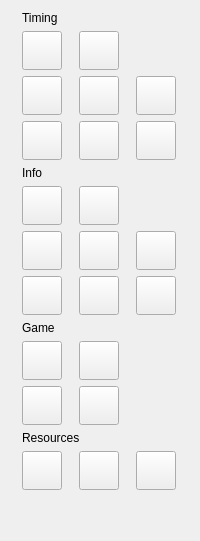
     <widget class="QWidget" name="tabWidgetMain2">
      <attribute name="title">
       <string>Main2</string>
      </attribute>
      <layout class="QGridLayout" name="gridLayoutMain2">
       <item row="6" column="1">
        <widget class="QToolButton" name="toolButton_41">
         <property name="icon">
          <iconset resource="../resources_editor.qrc">
           <normaloff>:/qtgameengine/icons/action.png</normaloff>:/qtgameengine/icons/action.png</iconset>
         </property>
         <property name="iconSize">
          <size>
           <width>32</width>
           <height>32</height>
          </size>
         </property>
        </widget>
       </item>
       <item row="4" column="0" colspan="3">
        <widget class="QLabel" name="labelInfo">
         <property name="text">
          <string>Info</string>
         </property>
        </widget>
       </item>
       <item row="11" column="0" colspan="3">
        <widget class="QLabel" name="labelResources">
         <property name="text">
          <string>Resources</string>
         </property>
        </widget>
       </item>
       <item row="12" column="0">
        <widget class="QToolButton" name="toolButton_50">
         <property name="icon">
          <iconset resource="../resources_editor.qrc">
           <normaloff>:/qtgameengine/icons/action.png</normaloff>:/qtgameengine/icons/action.png</iconset>
         </property>
         <property name="iconSize">
          <size>
           <width>32</width>
           <height>32</height>
          </size>
         </property>
        </widget>
       </item>
       <item row="2" column="1">
        <widget class="QToolButton" name="toolButton_4">
         <property name="icon">
          <iconset resource="../resources_editor.qrc">
           <normaloff>:/qtgameengine/icons/action.png</normaloff>:/qtgameengine/icons/action.png</iconset>
         </property>
         <property name="iconSize">
          <size>
           <width>32</width>
           <height>32</height>
          </size>
         </property>
        </widget>
       </item>
       <item row="0" column="0" colspan="3">
        <widget class="QLabel" name="labelTiming">
         <property name="text">
          <string>Timing</string>
         </property>
        </widget>
       </item>
       <item row="6" column="2">
        <widget class="QToolButton" name="toolButton_42">
         <property name="icon">
          <iconset resource="../resources_editor.qrc">
           <normaloff>:/qtgameengine/icons/action.png</normaloff>:/qtgameengine/icons/action.png</iconset>
         </property>
         <property name="iconSize">
          <size>
           <width>32</width>
           <height>32</height>
          </size>
         </property>
        </widget>
       </item>
       <item row="9" column="0">
        <widget class="QToolButton" name="toolButton_46">
         <property name="icon">
          <iconset resource="../resources_editor.qrc">
           <normaloff>:/qtgameengine/icons/action.png</normaloff>:/qtgameengine/icons/action.png</iconset>
         </property>
         <property name="iconSize">
          <size>
           <width>32</width>
           <height>32</height>
          </size>
         </property>
        </widget>
       </item>
       <item row="3" column="0">
        <widget class="QToolButton" name="toolButton_6">
         <property name="icon">
          <iconset resource="../resources_editor.qrc">
           <normaloff>:/qtgameengine/icons/action.png</normaloff>:/qtgameengine/icons/action.png</iconset>
         </property>
         <property name="iconSize">
          <size>
           <width>32</width>
           <height>32</height>
          </size>
         </property>
        </widget>
       </item>
       <item row="6" column="0">
        <widget class="QToolButton" name="toolButton_11">
         <property name="icon">
          <iconset resource="../resources_editor.qrc">
           <normaloff>:/qtgameengine/icons/action.png</normaloff>:/qtgameengine/icons/action.png</iconset>
         </property>
         <property name="iconSize">
          <size>
           <width>32</width>
           <height>32</height>
          </size>
         </property>
        </widget>
       </item>
       <item row="9" column="1">
        <widget class="QToolButton" name="toolButton_47">
         <property name="icon">
          <iconset resource="../resources_editor.qrc">
           <normaloff>:/qtgameengine/icons/action.png</normaloff>:/qtgameengine/icons/action.png</iconset>
         </property>
         <property name="iconSize">
          <size>
           <width>32</width>
           <height>32</height>
          </size>
         </property>
        </widget>
       </item>
       <item row="2" column="2">
        <widget class="QToolButton" name="toolButton_5">
         <property name="icon">
          <iconset resource="../resources_editor.qrc">
           <normaloff>:/qtgameengine/icons/action.png</normaloff>:/qtgameengine/icons/action.png</iconset>
         </property>
         <property name="iconSize">
          <size>
           <width>32</width>
           <height>32</height>
          </size>
         </property>
        </widget>
       </item>
       <item row="3" column="2">
        <widget class="QToolButton" name="toolButton_8">
         <property name="icon">
          <iconset resource="../resources_editor.qrc">
           <normaloff>:/qtgameengine/icons/action.png</normaloff>:/qtgameengine/icons/action.png</iconset>
         </property>
         <property name="iconSize">
          <size>
           <width>32</width>
           <height>32</height>
          </size>
         </property>
        </widget>
       </item>
       <item row="5" column="0">
        <widget class="QToolButton" name="toolButton_9">
         <property name="icon">
          <iconset resource="../resources_editor.qrc">
           <normaloff>:/qtgameengine/icons/action.png</normaloff>:/qtgameengine/icons/action.png</iconset>
         </property>
         <property name="iconSize">
          <size>
           <width>32</width>
           <height>32</height>
          </size>
         </property>
        </widget>
       </item>
       <item row="1" column="1">
        <widget class="QToolButton" name="toolButton_2">
         <property name="icon">
          <iconset resource="../resources_editor.qrc">
           <normaloff>:/qtgameengine/icons/action.png</normaloff>:/qtgameengine/icons/action.png</iconset>
         </property>
         <property name="iconSize">
          <size>
           <width>32</width>
           <height>32</height>
          </size>
         </property>
        </widget>
       </item>
       <item row="7" column="0">
        <widget class="QToolButton" name="toolButton_43">
         <property name="icon">
          <iconset resource="../resources_editor.qrc">
           <normaloff>:/qtgameengine/icons/action.png</normaloff>:/qtgameengine/icons/action.png</iconset>
         </property>
         <property name="iconSize">
          <size>
           <width>32</width>
           <height>32</height>
          </size>
         </property>
        </widget>
       </item>
       <item row="7" column="2">
        <widget class="QToolButton" name="toolButton_45">
         <property name="icon">
          <iconset resource="../resources_editor.qrc">
           <normaloff>:/qtgameengine/icons/action.png</normaloff>:/qtgameengine/icons/action.png</iconset>
         </property>
         <property name="iconSize">
          <size>
           <width>32</width>
           <height>32</height>
          </size>
         </property>
        </widget>
       </item>
       <item row="8" column="0" colspan="3">
        <widget class="QLabel" name="labelGame">
         <property name="text">
          <string>Game</string>
         </property>
        </widget>
       </item>
       <item row="12" column="2">
        <widget class="QToolButton" name="toolButton_52">
         <property name="icon">
          <iconset resource="../resources_editor.qrc">
           <normaloff>:/qtgameengine/icons/action.png</normaloff>:/qtgameengine/icons/action.png</iconset>
         </property>
         <property name="iconSize">
          <size>
           <width>32</width>
           <height>32</height>
          </size>
         </property>
        </widget>
       </item>
       <item row="2" column="0">
        <widget class="QToolButton" name="toolButton_3">
         <property name="icon">
          <iconset resource="../resources_editor.qrc">
           <normaloff>:/qtgameengine/icons/action.png</normaloff>:/qtgameengine/icons/action.png</iconset>
         </property>
         <property name="iconSize">
          <size>
           <width>32</width>
           <height>32</height>
          </size>
         </property>
        </widget>
       </item>
       <item row="7" column="1">
        <widget class="QToolButton" name="toolButton_44">
         <property name="icon">
          <iconset resource="../resources_editor.qrc">
           <normaloff>:/qtgameengine/icons/action.png</normaloff>:/qtgameengine/icons/action.png</iconset>
         </property>
         <property name="iconSize">
          <size>
           <width>32</width>
           <height>32</height>
          </size>
         </property>
        </widget>
       </item>
       <item row="10" column="1">
        <widget class="QToolButton" name="toolButton_49">
         <property name="icon">
          <iconset resource="../resources_editor.qrc">
           <normaloff>:/qtgameengine/icons/action.png</normaloff>:/qtgameengine/icons/action.png</iconset>
         </property>
         <property name="iconSize">
          <size>
           <width>32</width>
           <height>32</height>
          </size>
         </property>
        </widget>
       </item>
       <item row="5" column="1">
        <widget class="QToolButton" name="toolButton_10">
         <property name="icon">
          <iconset resource="../resources_editor.qrc">
           <normaloff>:/qtgameengine/icons/action.png</normaloff>:/qtgameengine/icons/action.png</iconset>
         </property>
         <property name="iconSize">
          <size>
           <width>32</width>
           <height>32</height>
          </size>
         </property>
        </widget>
       </item>
       <item row="10" column="0">
        <widget class="QToolButton" name="toolButton_48">
         <property name="icon">
          <iconset resource="../resources_editor.qrc">
           <normaloff>:/qtgameengine/icons/action.png</normaloff>:/qtgameengine/icons/action.png</iconset>
         </property>
         <property name="iconSize">
          <size>
           <width>32</width>
           <height>32</height>
          </size>
         </property>
        </widget>
       </item>
       <item row="1" column="0">
        <widget class="QToolButton" name="toolButton">
         <property name="icon">
          <iconset resource="../resources_editor.qrc">
           <normaloff>:/qtgameengine/icons/action.png</normaloff>:/qtgameengine/icons/action.png</iconset>
         </property>
         <property name="iconSize">
          <size>
           <width>32</width>
           <height>32</height>
          </size>
         </property>
        </widget>
       </item>
       <item row="3" column="1">
        <widget class="QToolButton" name="toolButton_7">
         <property name="icon">
          <iconset resource="../resources_editor.qrc">
           <normaloff>:/qtgameengine/icons/action.png</normaloff>:/qtgameengine/icons/action.png</iconset>
         </property>
         <property name="iconSize">
          <size>
           <width>32</width>
           <height>32</height>
          </size>
         </property>
        </widget>
       </item>
       <item row="12" column="1">
        <widget class="QToolButton" name="toolButton_51">
         <property name="icon">
          <iconset resource="../resources_editor.qrc">
           <normaloff>:/qtgameengine/icons/action.png</normaloff>:/qtgameengine/icons/action.png</iconset>
         </property>
         <property name="iconSize">
          <size>
           <width>32</width>
           <height>32</height>
          </size>
         </property>
        </widget>
       </item>
       <item row="13" column="0" colspan="3">
        <spacer name="verticalSpacer_3">
         <property name="orientation">
          <enum>Qt::Orientation::Vertical</enum>
         </property>
         <property name="sizeHint" stdset="0">
          <size>
           <width>20</width>
           <height>40</height>
          </size>
         </property>
        </spacer>
       </item>
      </layout>
     </widget>
